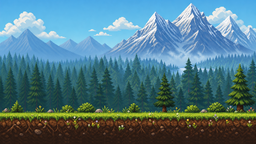
#> input picture assets/bg/alpen.png, 256 x 144 px
$ python prepare_bg.py ../assets/bg/alpen.png --out out.png --ground 1.0
#> lines starting #> are read from the running program, lines starting #| are printed output that depends on the picture
#!/usr/bin/env python3
"""
prepare_bg.py — Hintergrundbild -> 256x144 Szenenhintergrund fuer Brunos Code-Abenteuer

Skaliert die Vorlage auf die Canvas-Breite (256 px), verschiebt sie so, dass die
begehbare Bodenkante exakt auf groundY = 112 liegt, und fuellt oben/unten
entstehende Luecken durch Strecken der Rand-Pixelzeilen. Ergebnis: ein Bild, das
bgOrElse() 1:1 mit drawImage(img,0,0,256,144) zeichnen kann.

  python3 prepare_bg.py quelle.png -o assets/bg/alpen.png --ground 0.803 --preview
"""
import argparse, os, sys
try:
    from PIL import Image
except ImportError:
    sys.exit("Pillow fehlt:  pip install --break-system-packages Pillow")

W, H, GROUND_Y = 256, 144, 112

def prepare(src_path, out_path, ground_frac, preview=False):
#> called with src_path = '../assets/bg/alpen.png', out_path = 'out.png', ground_frac = 1, preview = False
    src = Image.open(src_path).convert('RGB')
#> src is the input picture: PIL image 256x144 RGB; mean R, G, B 80.9, 120.5, 131.7
    sw, sh = src.size
#> sw = 256; sh = 144

    # 1. auf Canvas-Breite skalieren (volle Komposition bleibt sichtbar)
    scaled_h = max(1, round(sh * W / sw))
#> scaled_h = 144
    scaled = src.resize((W, scaled_h), Image.LANCZOS)

    # 2. so verschieben, dass die Bodenkante auf GROUND_Y landet
    ground_in_scaled = ground_frac * scaled_h
#> ground_in_scaled = 144
    offset_y = round(GROUND_Y - ground_in_scaled)
#> offset_y = -32

    out = Image.new('RGB', (W, H))
#> out: PIL image 256x144 RGB; every value is 0
    out.paste(scaled, (0, offset_y))
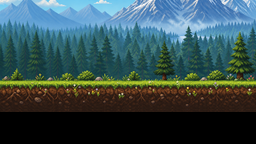
#> out: PIL image 256x144 RGB; mean R, G, B 55.2, 79.2, 81.2

    # 3. Luecken schliessen: oberste/unterste Zeile der Vorlage strecken
    top_gap = max(0, offset_y)
#> top_gap = 0
    if top_gap:
        out.paste(scaled.crop((0, 0, W, 1)).resize((W, top_gap), Image.NEAREST), (0, 0))
    bottom_start = offset_y + scaled_h
#> bottom_start = 112
    if bottom_start < H:
        strip = scaled.crop((0, scaled_h - 3, W, scaled_h))
        out.paste(strip.resize((W, H - bottom_start), Image.NEAREST), (0, bottom_start))
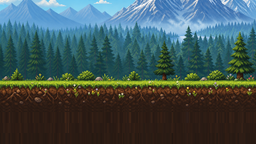
#> out: PIL image 256x144 RGB; mean R, G, B 65, 85.3, 85.6

    os.makedirs(os.path.dirname(os.path.abspath(out_path)), exist_ok=True)
    out.save(out_path)
    print(f"  {os.path.basename(src_path):26s} {sw}x{sh} -> {W}x{H}  "
          f"ground {ground_frac:.3f}  offsetY {offset_y:+d}  "
          f"Luecken oben {top_gap} unten {max(0, H - bottom_start)}")
#|   alpen.png                  256x144 -> 256x144  ground 1.000  offsetY -32  Luecken oben 0 unten 32

    if preview:
        z = 4
        pv = out.resize((W*z, H*z), Image.NEAREST).convert('RGB')
        px = pv.load()
        for x in range(W*z):                      # Bodenlinie markieren
            for dy in range(2):
                px[x, GROUND_Y*z + dy] = (255, 40, 40)
        p = os.path.splitext(out_path)[0] + '.preview.png'
        pv.save(p)
    return out

if __name__ == '__main__':
    ap = argparse.ArgumentParser()
    ap.add_argument('src'); ap.add_argument('-o', '--out', required=True)
    ap.add_argument('--ground', type=float, required=True,
                    help='Bodenkante als Anteil der Bildhoehe, 0..1')
    ap.add_argument('--preview', action='store_true')
    a = ap.parse_args()
    prepare(a.src, a.out, a.ground, a.preview)
